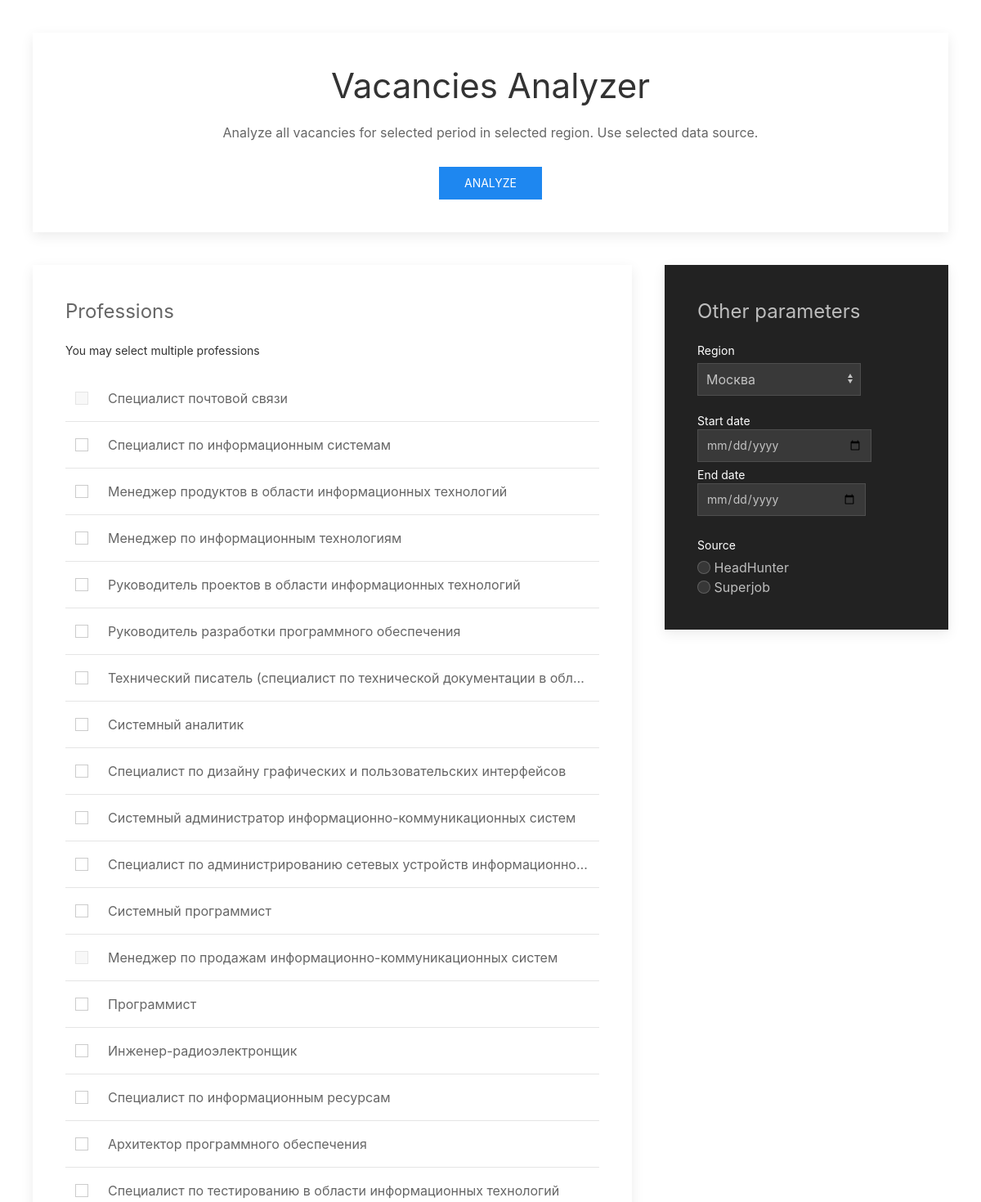
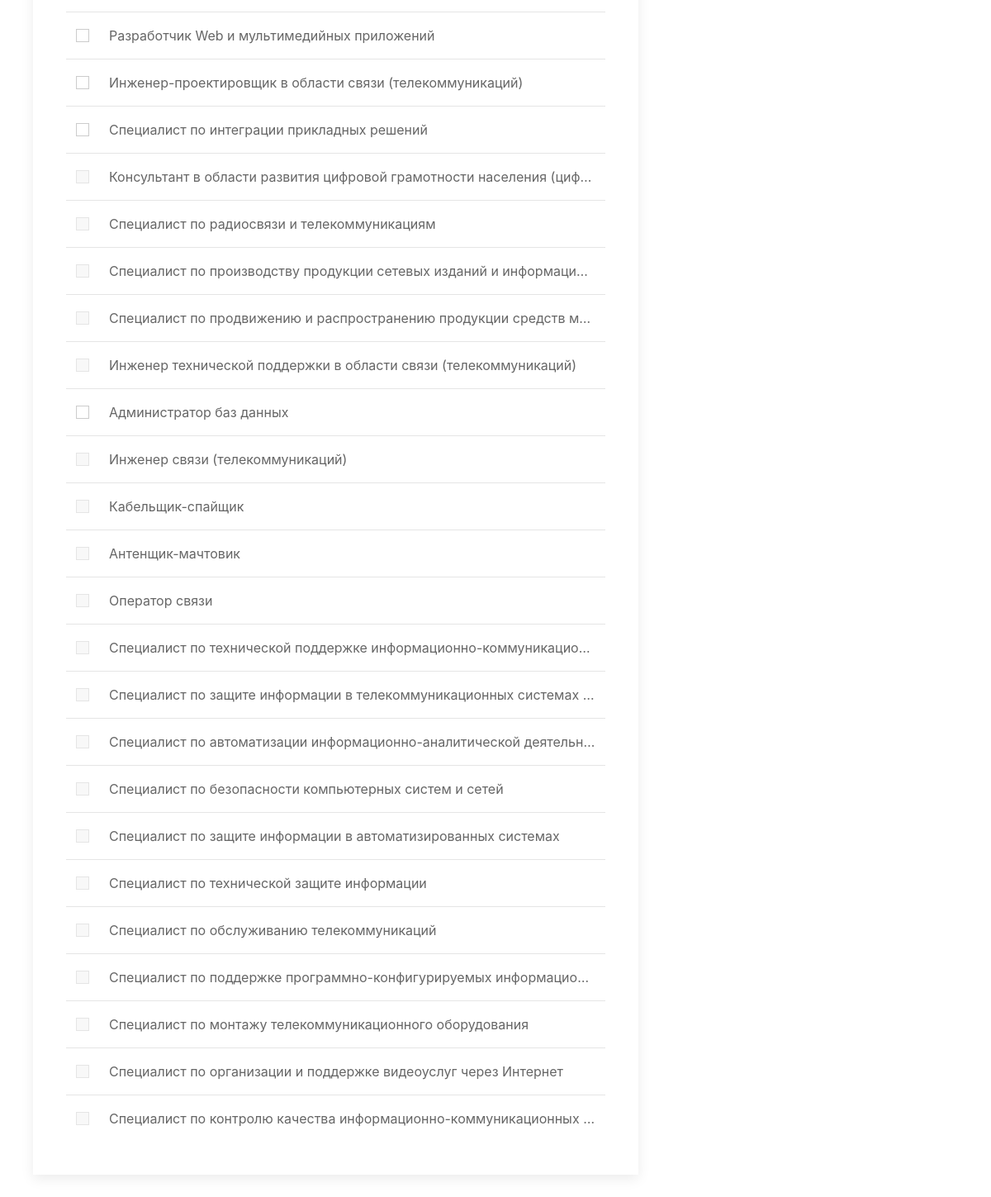
The page / on the database its author committed (2 pictures, top to bottom).
### models.py (models this page shows, shortened)
class Profstandard(db.Model):
    id = db.Column(db.Integer, primary_key=True)
    code = db.Column(db.Float, unique=True)
    name = db.Column(db.String(128), index=True, unique=True)
    is_support = db.Column(db.Boolean)
    vacancies = db.relationship('ClassificatedVacancy', backref ='profstandard', lazy ='dynamic')

class Source(db.Model):
    id = db.Column(db.Integer, primary_key=True)
    name = db.Column(db.String(64), index=True, unique=True)
    is_support = db.Column(db.Boolean)
    vacancies = db.relationship('Vacancy', backref ='source', lazy ='dynamic')

### app.py (the view)
@app.route('/')
def home():
    professions = Profstandard.query.all()
    regions = Region.query.all()
    sources = Source.query.all()
    return render_template('index.html', title='home', professions=professions, regions=regions, sources=sources)

### templates/index.html (shortened to what this page needs)
<!DOCTYPE html>
<html lang="en">
<head>
    <link rel="stylesheet" href="../static/css/uikit.min.css" />
</head>
<body>
<form action="/search" method="get" class="uk-form-stacked">
    <div class="uk-padding">
        <div class="uk-card uk-card-default uk-card-body">
            <h1 class="uk-text-center">Vacancies Analyzer</h1>
            <p class="uk-text-center">Analyze all vacancies for selected period in selected region. Use selected data source.</p>
            <button class="uk-button uk-button-primary uk-align-center" type="submit">Analyze</button>
        </div>
    </div>
    <div class="uk-padding uk-padding-remove-top">
        <div class="uk-child-width-expand@s" uk-grid>
            <div class="uk-width-2-3@m">
                <div class="uk-card uk-card-default uk-card-body">
                    <legend class="uk-legend">Professions</legend>
                    <div class="uk-margin">
                        <div class="uk-form-label">You may select multiple professions</div>
                        <div class="uk-form-controls uk-list uk-margin-top">
                            <div class="uk-overflow-auto">
                                <table class="uk-table uk-table-middle uk-table-divider">
                                    <tbody>
                                        {% for profession in professions %}
                                            <tr>
                                                <td class="uk-table-shrink">
                                                    <input class="uk-checkbox"
                                                            {% if profession.is_support == False %}
                                                           disabled
                                                            {% endif %}
                                                           type="checkbox" value="{{ profession.id }}" name="prof">
                                                </td>
                                                <td class="uk-text-truncate uk-table-expand">{{ profession.name }}</td>
                                            </tr>
                                        {% endfor %}
                                    </tbody>
                                </table>
                            </div>
                        </div>
                    </div>
                </div>
            </div>
            <div>
                <div class="uk-card uk-card-secondary uk-card-body">
                    <legend class="uk-legend">Other parameters</legend>
                    <div class="uk-margin">
                        <label class="uk-form-label" for="form-stacked_select">Region</label>
                        <div class="uk-form-controls">
                            <select name="region" class="uk-select uk-form-width-medium" id="form-stacked_select">
                                {% for region in regions %}
                                    <option value="{{ region.id }}">{{ region.name }}</option>
                                {% endfor %}
                            </select>
                        </div>
                    </div>
                    <div class="uk-margin uk-grid-small uk-child-width-auto uk-grid">
                        <label class="uk-form-label">Start date<input type="date" name="sdate" class="uk-input"/></label>
                        <label class="uk-form-label">End date<input type="date" name="edate" class="uk-input"/></label>
                    </div>
                    <div class="uk-margin">
                        <div class="uk-form-label">Source</div>
                        <div class="uk-form-controls">
                            {% for source in sources %}
                                <label><input class="uk-radio"
                                        {% if source.is_support == False %}
                                              disabled
                                        {% endif %}
                                              type="radio" value="{{ source.id }}" name="source"> {{ source.name }}</label><br>
                            {% endfor %}
                        </div>
                    </div>
                </div>
            </div>
        </div>
    </div>
</form>
</body>
</html>

### rows shown on the page
Profstandard: name "Специалист почтовой связи"
Profstandard: name "Специалист по информационным системам"
Profstandard: name "Менеджер продуктов в области информационных технологий"
Profstandard: name "Менеджер по информационным технологиям"
Profstandard: name "Руководитель проектов в области информационных технологий"
Profstandard: name "Руководитель разработки программного обеспечения"
Profstandard: name "Технический писатель (специалист по технической документации в обл…"
Profstandard: name "Системный аналитик"
Profstandard: name "Специалист по дизайну графических и пользовательских интерфейсов"
Profstandard: name "Системный администратор информационно-коммуникационных систем"
Profstandard: name "Специалист по администрированию сетевых устройств информационно…"
Profstandard: name "Системный программист"
Profstandard: name "Менеджер по продажам информационно-коммуникационных систем"
Profstandard: name "Программист"
Profstandard: name "Инженер-радиоэлектронщик"
Profstandard: name "Специалист по информационным ресурсам"
Profstandard: name "Архитектор программного обеспечения"
Profstandard: name "Специалист по тестированию в области информационных технологий"
Profstandard: name "Разработчик Web и мультимедийных приложений"
Profstandard: name "Инженер-проектировщик в области связи (телекоммуникаций)"
Profstandard: name "Специалист по интеграции прикладных решений"
Profstandard: name "Консультант в области развития цифровой грамотности населения (циф…"
Profstandard: name "Специалист по радиосвязи и телекоммуникациям"
Profstandard: name "Специалист по производству продукции сетевых изданий и информаци…"
Profstandard: name "Специалист по продвижению и распространению продукции средств м…"
Profstandard: name "Инженер технической поддержки в области связи (телекоммуникаций)"
Profstandard: name "Администратор баз данных"
Profstandard: name "Инженер связи (телекоммуникаций)"
Profstandard: name "Кабельщик-спайщик"
Profstandard: name "Антенщик-мачтовик"
Profstandard: name "Оператор связи"
Profstandard: name "Специалист по технической поддержке информационно-коммуникацио…"
Profstandard: name "Специалист по защите информации в телекоммуникационных системах…"
Profstandard: name "Специалист по автоматизации информационно-аналитической деятельн…"
Profstandard: name "Специалист по безопасности компьютерных систем и сетей"
Profstandard: name "Специалист по защите информации в автоматизированных системах"
Profstandard: name "Специалист по технической защите информации"
Profstandard: name "Специалист по обслуживанию телекоммуникаций"
Profstandard: name "Специалист по поддержке программно-конфигурируемых информацио…"
Profstandard: name "Специалист по монтажу телекоммуникационного оборудования"
Profstandard: name "Специалист по организации и поддержке видеоуслуг через Интернет"
Profstandard: name "Специалист по контролю качества информационно-коммуникационных…"
Source: is_support "☐ HeadHunter", name "HeadHunter"
Source: is_support "☐ Superjob", name "Superjob"

### other values the page prints
form field region "Москва"
